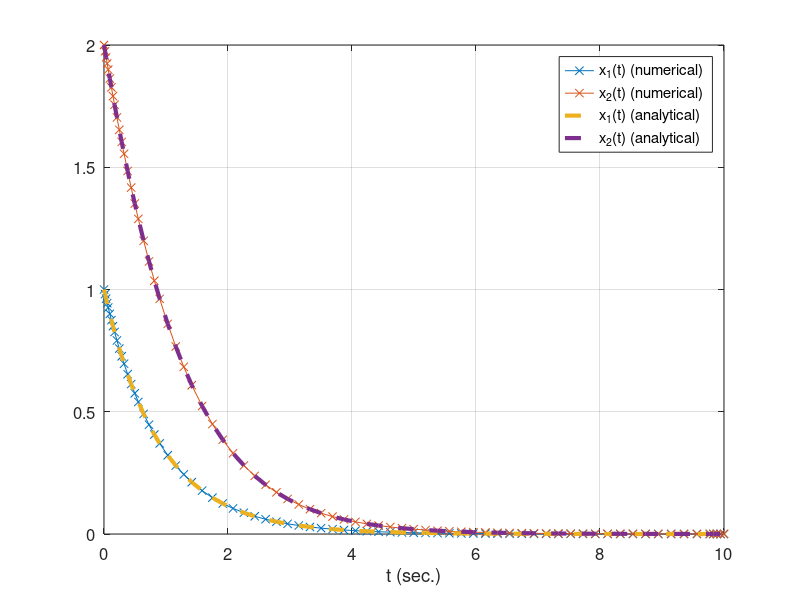
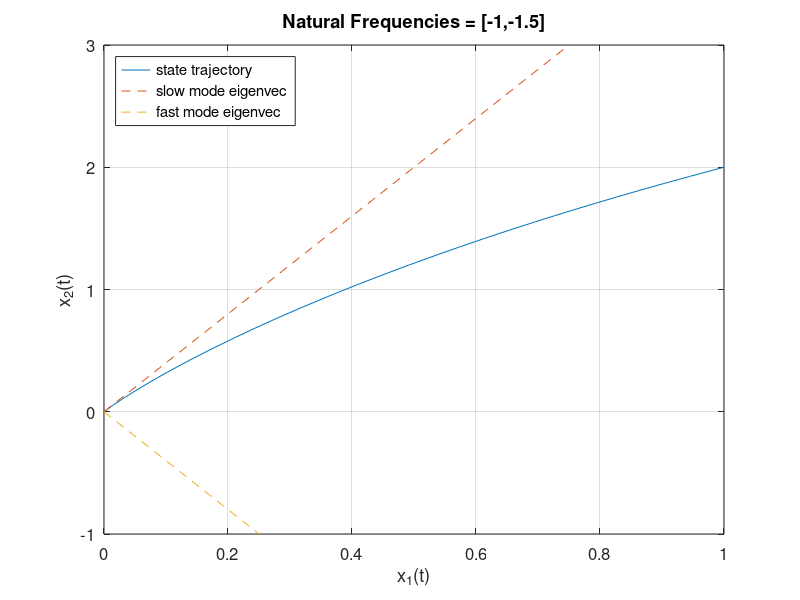

The MATLAB script that drew these images, in order:
A=[-1.2500 0.0625; 1.0000 -1.2500], % A matrix --> nat. freq = {-1, -1.5}
%A=[-1.5 0.125; 2 -1.5], % A matrix --> nat. freq = {-1, -2}
%A=[-3  0.5; 8 -3], % A matrix --> nat. freq = {-1, -5}
%A=[-5.5  1.125; 18 -5.5], % A matrix --> nat. freq = {-1, -10}

x0 = [1; 2];    %initial condition 
tsim = 10;      %simulation time (sec.) 

[Evec,Eval] = eig(A),
if any(diag(Eval)>=0), disp 'Warning : System is unstable'; end; 

%Solve state equation
%Numerical solution
xdot = @(t,x) A*x;
[t,xnumerical] = ode45(xdot,[0;tsim],x0);

%Analytical solution
coefs = inv(Evec)*x0; 
xanalytical = coefs(1)*Evec(:,1)*exp(Eval(1,1)*t')  + coefs(2)*Evec(:,2)*exp(Eval(2,2)*t');

%Show state variables as a function of time 
figure(1), 
plot(t,xnumerical,'x-'); hold on; 
plot(t,xanalytical,'--','linewidth',3); hold off; 
xlabel('t (sec.)'); 
legend('x_1(t) (numerical)','x_2(t) (numerical)','x_1(t) (analytical)','x_2(t) (analytical)');
set(gca,'fontsize',12),
grid on; 

%Show state trajectory
figure(2), plot(xnumerical(:,1),xnumerical(:,2));  
xlabel('x_1(t)');  ylabel('x_2(t)');
hold on; 

dum = coefs(1)*Evec(:,1); plot([0 dum(1)],[0 dum(2)],'--'); 
dum = coefs(2)*Evec(:,2); plot([0 dum(1)],[0 dum(2)],'--'); 
hold off
h = legend('state trajectory','slow mode eigenvec','fast mode eigenvec','location','NorthWest'); 
title(['Natural Frequencies = [' num2str(Eval(1,1)) ',' num2str(Eval(2,2)) ']']); 
set(gca,'fontsize',12),
grid on;


